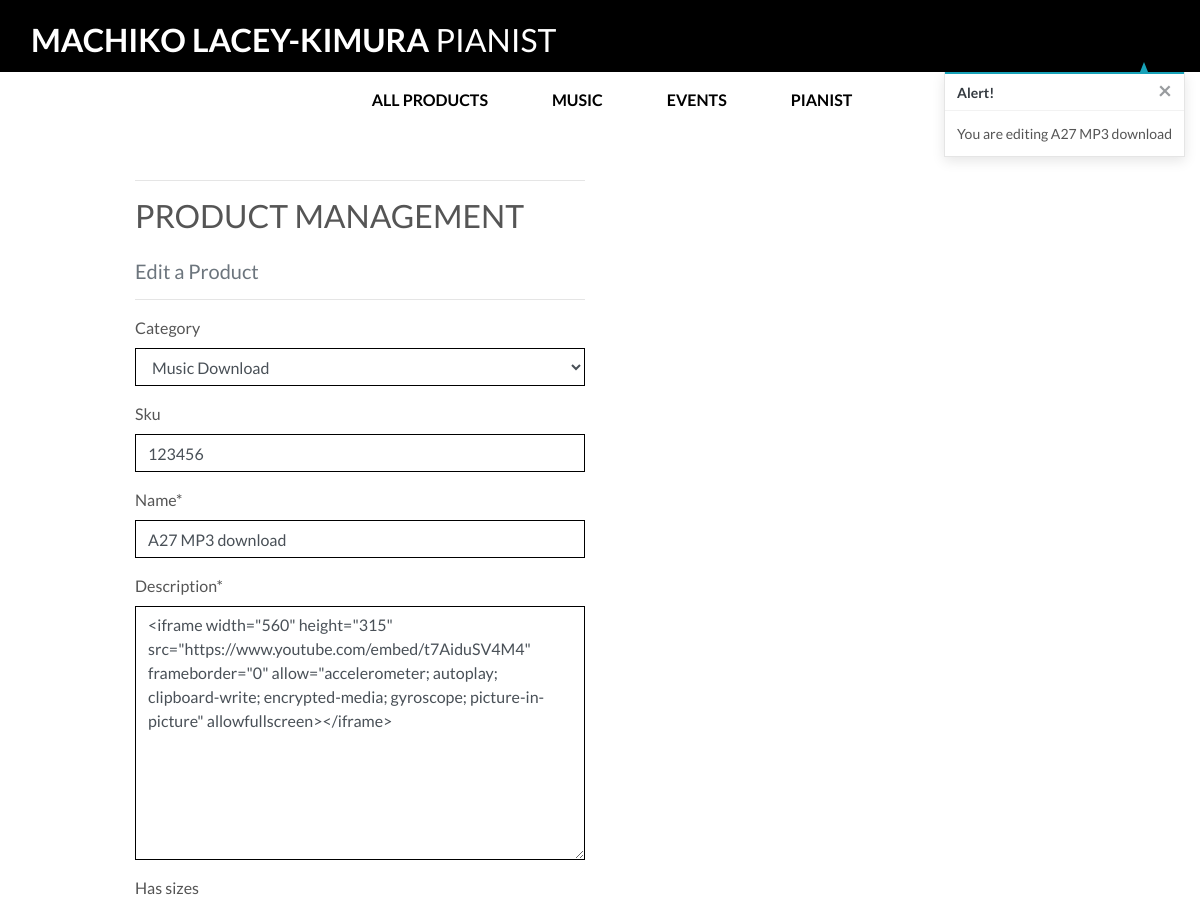
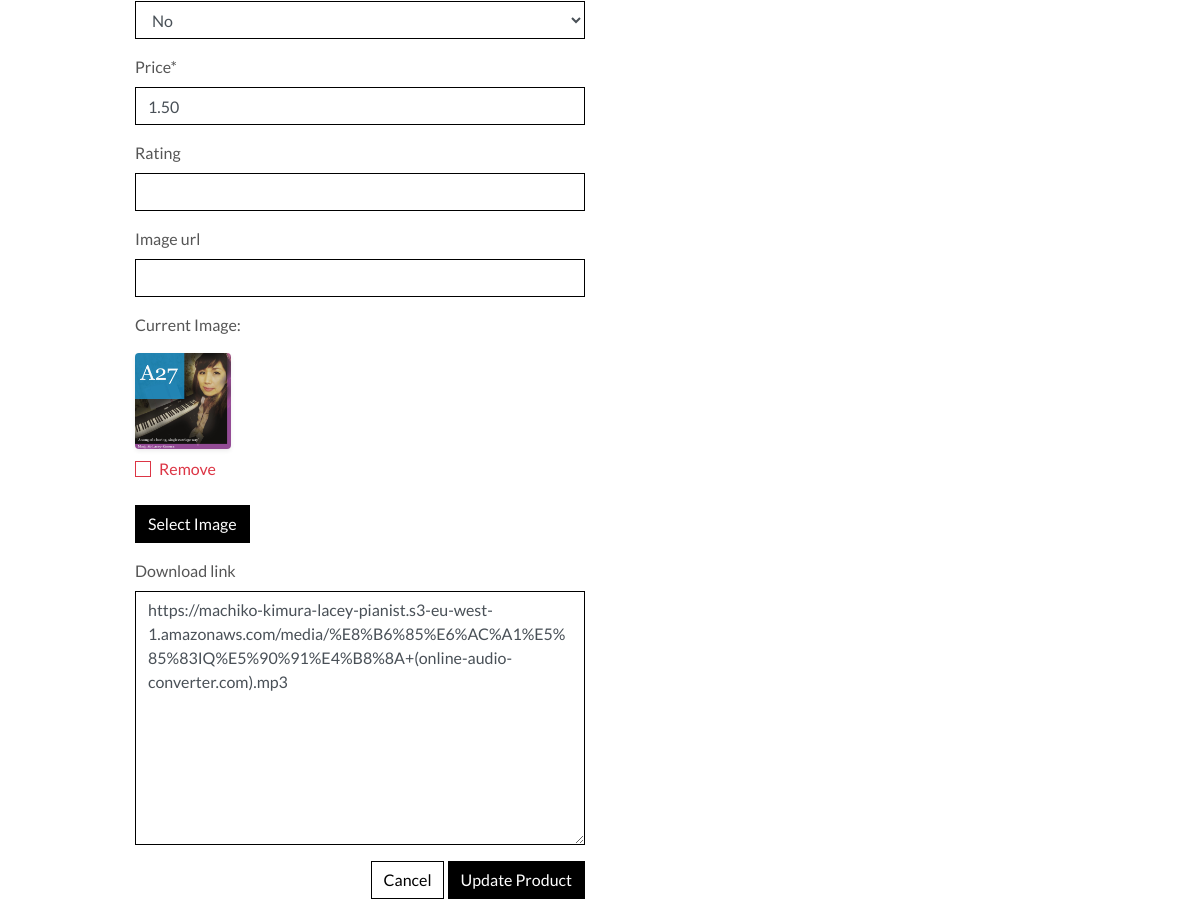
Page /products/edit/1/ (signed in) on the committed database (2 pictures, top to bottom).
### products/models.py (models this page shows, shortened)
class Product(models.Model):
    category = models.ForeignKey('Category', null=True, blank=True, on_delete=models.SET_NULL)
    sku = models.CharField(max_length=254, null=True, blank=True)
    name = models.CharField(max_length=254)
    description = models.TextField()
    has_sizes = models.BooleanField(default=False, null=True, blank=True)
    price = models.DecimalField(max_digits=6, decimal_places=2)
    rating = models.DecimalField(max_digits=6, decimal_places=2, null=True, blank=True)
    image_url = models.URLField(max_length=1024, null=True, blank=True)
    image = models.ImageField(null=True, blank=True)
    download_link = models.TextField(null=True, blank=True)

### products/views.py (the view)
# urls.py: path('edit/<int:product_id>/', views.edit_product, name='edit_product'),
@login_required
def edit_product(request, product_id):
    if not request.user.is_superuser:
        messages.error(request, 'Sorry, only store owners can do that.')
        return redirect(reverse('home'))
    product = get_object_or_404(Product, pk=product_id)
    if request.method == 'POST':
        form = ProductForm(request.POST, request.FILES, instance=product)
        if form.is_valid():
            form.save()
            messages.success(request, 'Successfully updated product!')
            return redirect(reverse('product_detail', args=[product.id]))
        else:
            messages.error(request, 'Failed to update product. Please ensure the form is valid.')
    else:
        form = ProductForm(instance=product)
        messages.info(request, f'You are editing {product.name}')
    template = 'products/edit_product.html'
    context = {
        'form': form,
        'product': product,
    }
    return render(request, template, context)

### products/forms.py
class ProductForm(forms.ModelForm):
    class Meta:
        model = Product
        fields = '__all__'
    image = forms.ImageField(label='Image', required=False, widget=CustomClearableFileInput)
    def __init__(self, *args, **kwargs):
        super().__init__(*args, **kwargs)
        categories = Category.objects.all()
        friendly_names = [(c.id, c.get_friendly_name()) for c in categories]
        self.fields['category'].choices = friendly_names
        for field_name, field in self.fields.items():
            field.widget.attrs['class'] = 'border-black rounded-0'

### bag/contexts.py (called while the page is built, shortened)
def bag_contents(request):
    bag_items = []
    total = 0
    product_count = 0
    bag = request.session.get('bag', {})
    if total < settings.FREE_DELIVERY_THRESHOLD:
        delivery = total * Decimal(settings.STANDARD_DELIVERY_PERCENTAGE / 100)
        free_delivery_delta = settings.FREE_DELIVERY_THRESHOLD - total
    else:
        delivery = 0
        free_delivery_delta = 0
    grand_total = delivery + total
    context = {
        'bag_items': bag_items,
        'total': total,
        'product_count': product_count,
        'delivery': delivery,
        'free_delivery_delta': free_delivery_delta,
        'free_delivery_threshold': settings.FREE_DELIVERY_THRESHOLD,
        'grand_total': grand_total,
    }
    return context

### products/models.py (called while the page is built)
    def get_friendly_name(self):
        return self.friendly_name

### products/templates/products/edit_product.html (shortened to what this page needs)
{% extends "base.html" %}
{% load static %}
{% block page_header %}
    <div class="container header-container">
    </div>
{% endblock %}
{% block content %}
    <div class="overlay"></div>
    <div class="container">
        <div class="row">
            <div class="col-12 col-md-6">
                <hr>
                <h2 class="logo-font mb-4">Product Management</h2>
                <h5 class="text-muted">Edit a Product</h5>
                <hr>
            </div>
        </div>
        <div class="row">
            <div class="col-12 col-md-6">
                <form method="POST" action="{% url 'edit_product' product.id %}" class="form mb-2" enctype="multipart/form-data">
                    {% for field in form %}
                        {% if field.name != 'image' %}
                            {{ field | as_crispy_field }}
                        {% else %}
                            {{ field }}
                        {% endif %}
                    {% endfor %}
                    <div class="text-right">
                        <a class="btn btn-outline-black rounded-0" href="{% url 'products' %}">Cancel</a>
                        <button class="btn btn-black rounded-0" type="submit">Update Product</button>
                    </div>
                </form>
            </div>
        </div>
    </div>
{% endblock %}

### static/css/base.css (style rules this page uses)
html { height: 100%; }
body { height: calc(100vh - 164px); color: #555; font-family: 'Lato', sans-serif; }
.logo-font { text-transform: uppercase; }
.btn-black { background: black; color: white; }
.btn-outline-black { background: white; color: black !important; border: 1px solid black; }
.border-black { border: 1px solid black !important; }
.overlay { height: 100%; width: 100%; top: 0; left: 0; position: fixed; background: white; z-index: -1; }
@media (min-width: 1200px) { .container { max-width: 80%; } }
@media (min-width: 992px) { .header-container { padding-top: 164px; } }

### rows in the picture
Product: category "Music Download" "123456" "A27 MP3 download" "<iframe width=\"560\" height=\"315\" src=\"https://www.youtube.com/embed/t7AiduSV4M4\" frameborder=\"0\" allow=\"accelerometer; autoplay; clipboard-write; encrypted-media; gyroscope; picture-in-picture\" allowfullscreen></iframe>" "No" "1.50" "https://machiko-kimura-lacey-pianist.s3-eu-west-1.amazonaws.com/media/%E8%B6%85%E6%AC%A1%E5%85%83IQ%E5%90%91%E4%B8%8A+(online-audio-converter.com).mp3"

### other values in the picture
{{ message }} "You are editing A27 MP3 download"
{{ widget.initial_text }} "Current Image"
{{ widget.clear_checkbox_label }} "Remove"
